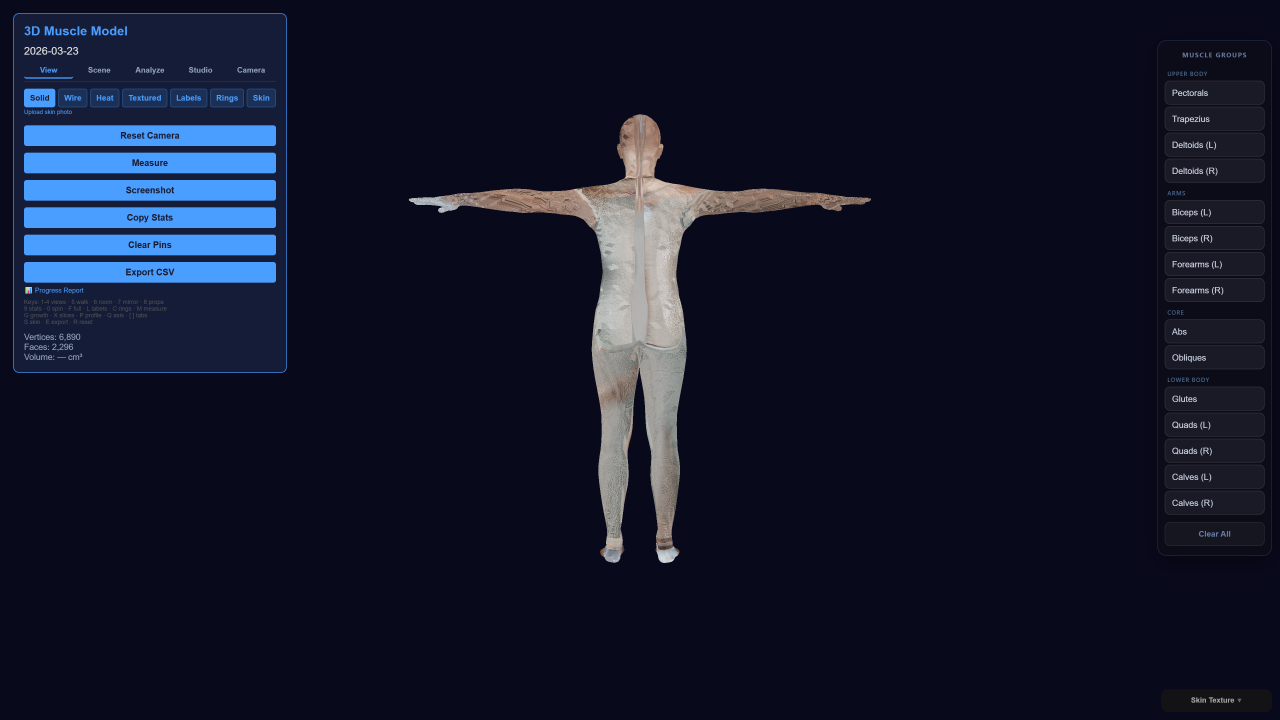
#> input picture captures/audit_reset_test.png, 3840 x 2160 px (shown at 1/3 size)
$ python -i vision_medical.py   (imports and definitions only)
#> lines starting #> are read from the running program, lines starting #| are printed output that depends on the picture; after the words box and inside, x2 and y2 are one past the last pixel; in counts of white or black regions, pixels touching at a corner belong together
#> further down, picture is the input picture: shape (2160, 3840, 3); mean B, G, R 43.6, 22.7, 19.4
### core/body_segmentation.py
"""
ML-powered body segmentation and pose detection using MediaPipe Tasks API (0.10.x+).
Falls back to threshold-based method if MediaPipe unavailable.
"""
import cv2
import numpy as np
import logging
import os

logger = logging.getLogger(__name__)

_MODELS_DIR = os.path.join(os.path.dirname(__file__), 'models')
_POSE_MODEL = os.path.join(_MODELS_DIR, 'pose_landmarker.task')
_SEG_MODEL = os.path.join(_MODELS_DIR, 'selfie_segmenter.tflite')

MEDIAPIPE_AVAILABLE = False

try:
    import mediapipe as mp
    from mediapipe.tasks.python import vision, BaseOptions
    from mediapipe.tasks.python.vision import (
        ImageSegmenter, ImageSegmenterOptions,
        PoseLandmarker, PoseLandmarkerOptions,
    )
    if os.path.exists(_POSE_MODEL) and os.path.exists(_SEG_MODEL):
        MEDIAPIPE_AVAILABLE = True
        logger.info("MediaPipe Tasks API loaded (v%s)", mp.__version__)
    else:
        logger.warning("MediaPipe model files not found in %s", _MODELS_DIR)
except (ImportError, Exception) as e:
    logger.warning("MediaPipe Tasks API unavailable: %s", e)


def segment_body(image_bgr: np.ndarray) -> np.ndarray:
    """
    Returns a binary mask (uint8, 0 or 255) of the person in the image.
    Uses MediaPipe ImageSegmenter if available, else returns None.
    """
    if not MEDIAPIPE_AVAILABLE:
        return None
    try:
        options = ImageSegmenterOptions(
            base_options=BaseOptions(model_asset_path=_SEG_MODEL),
            output_category_mask=False,
        )
        with ImageSegmenter.create_from_options(options) as segmenter:
            mp_image = mp.Image(image_format=mp.ImageFormat.SRGB,
                                data=cv2.cvtColor(image_bgr, cv2.COLOR_BGR2RGB))
            result = segmenter.segment(mp_image)
            if result.confidence_masks:
                mask_raw = result.confidence_masks[0].numpy_view()
                # Squeeze to 2D if needed
                if mask_raw.ndim == 3:
                    mask_raw = mask_raw[:, :, 0]
                # Use low threshold — muscle close-ups have lower confidence
                mask = (mask_raw > 0.1).astype(np.uint8) * 255
                # If mask covers < 5% of image, ML didn't detect a body — return None for fallback
                if mask.sum() / 255 < (mask_raw.shape[0] * mask_raw.shape[1] * 0.05):
                    return None
                return mask
        return None
    except Exception as e:
        logger.error("MediaPipe segmentation failed: %s", e)
        return None


# Pose landmark name mapping (Tasks API uses index-based access)
_POSE_LANDMARK_NAMES = {
    'LEFT_SHOULDER': 11, 'RIGHT_SHOULDER': 12,
    'LEFT_ELBOW': 13, 'RIGHT_ELBOW': 14,
    'LEFT_WRIST': 15, 'RIGHT_WRIST': 16,
    'LEFT_HIP': 23, 'RIGHT_HIP': 24,
    'LEFT_KNEE': 25, 'RIGHT_KNEE': 26,
    'LEFT_ANKLE': 27, 'RIGHT_ANKLE': 28,
}


# [89 lines left out: functions get_pose_landmarks, extract_muscle_roi, not called in this run]

### core/vision_medical.py
import os
import cv2
import numpy as np
import logging
from core.calibration import get_px_to_mm_ratio
from core.alignment import align_images
from core.pose_analyzer import get_muscle_crop
from core.body_segmentation import segment_body, get_pose_landmarks, extract_muscle_roi

logger = logging.getLogger(__name__)


# [31 lines left out: function _auto_orient, not called in this run]

# Contour filtering thresholds
MIN_CONTOUR_AREA_RATIO = 0.005   # Minimum 0.5% of image area
MAX_CONTOUR_AREA_RATIO = 0.90    # Maximum 90% of image area

# Max realistic width (mm) per muscle group — used to sanity-check calibration
# when no ROI crop was applied (full-body in frame).
# Typical muscle width (mm) per muscle group — used to scale contour
# when no ROI crop was possible (full-body in frame, no pose landmarks).
_MAX_MUSCLE_WIDTH_MM = {
    'bicep': 130, 'tricep': 130, 'forearm': 100,
    'quadricep': 200, 'hamstring': 180, 'calf': 150,
    'glute': 320, 'deltoid': 180, 'lat': 350,
    'chest': 350,
}
_DEFAULT_MAX_WIDTH_MM = 200

# Max realistic muscle LENGTH (height of silhouette = muscle longitudinal extent, mm)
# When no ROI crop, the silhouette height is the full body — clamp to muscle length.
_MAX_MUSCLE_HEIGHT_MM = {
    'bicep':     320,   # ~32 cm upper arm
    'tricep':    320,
    'forearm':   280,   # ~28 cm forearm
    'quadricep': 560,   # ~56 cm floor-to-knee (user: 52cm)
    'hamstring': 560,
    'calf':      380,   # floor-to-knee minus knee offset
    'glute':     280,
    'deltoid':   200,
    'lat':       450,
    'chest':     300,
}
_DEFAULT_MAX_HEIGHT_MM = 400


# [170 lines left out: function analyze_muscle_growth, not called in this run]


def _extract_muscle_contour(img):
    """
    Extract the primary muscle contour from an image using ML segmentation
    with thresholding fallback.
    """
    h, w = img.shape[:2]
#> h = 2160; w = 3840
    image_area = h * w
#> image_area = 8294400
    method = "threshold_fallback"

    # 1. Try ML-powered segmentation first
    mask = segment_body(img)

    if mask is not None:
        method = "mediapipe"
    else:
        # Fallback: Threshold-based segmentation
        gray = cv2.cvtColor(img, cv2.COLOR_BGR2GRAY)
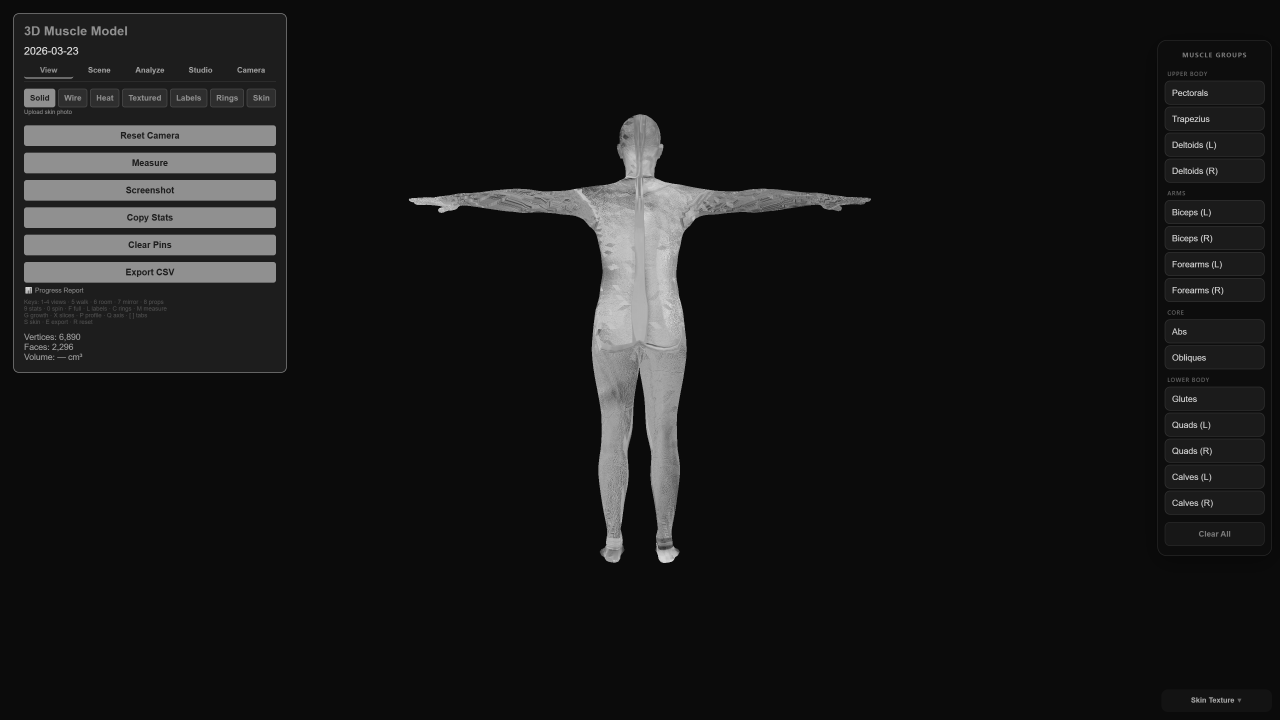
#> gray: shape (2160, 3840) (shown at 1/3 size); min 8, max 246, mean 23.9
        clahe = cv2.createCLAHE(clipLimit=2.0, tileGridSize=(8, 8))
        gray = clahe.apply(gray)
        mask = cv2.adaptiveThreshold(
            gray, 255, cv2.ADAPTIVE_THRESH_GAUSSIAN_C,
            cv2.THRESH_BINARY_INV, 15, 3
        )
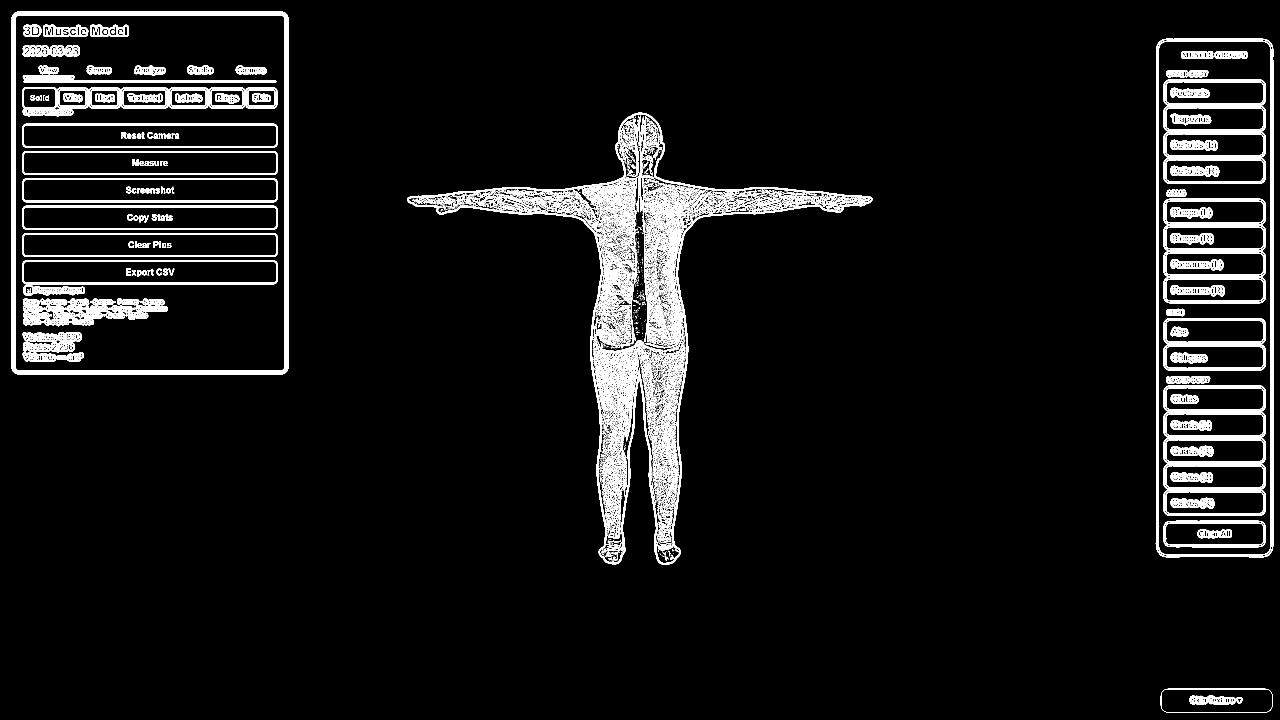
#> mask: shape (2160, 3840) (shown at 1/3 size); 5.6% white; 5657 white regions (4828 under 20 px), largest, box (x1, y1, x2, y2) and area: (1222, 338, 2618, 1695) 70842, (34, 35, 865, 1124) 18919, (42, 42, 858, 1116) 18698
        kernel = cv2.getStructuringElement(cv2.MORPH_ELLIPSE, (5, 5))
        mask = cv2.morphologyEx(mask, cv2.MORPH_CLOSE, kernel, iterations=2)
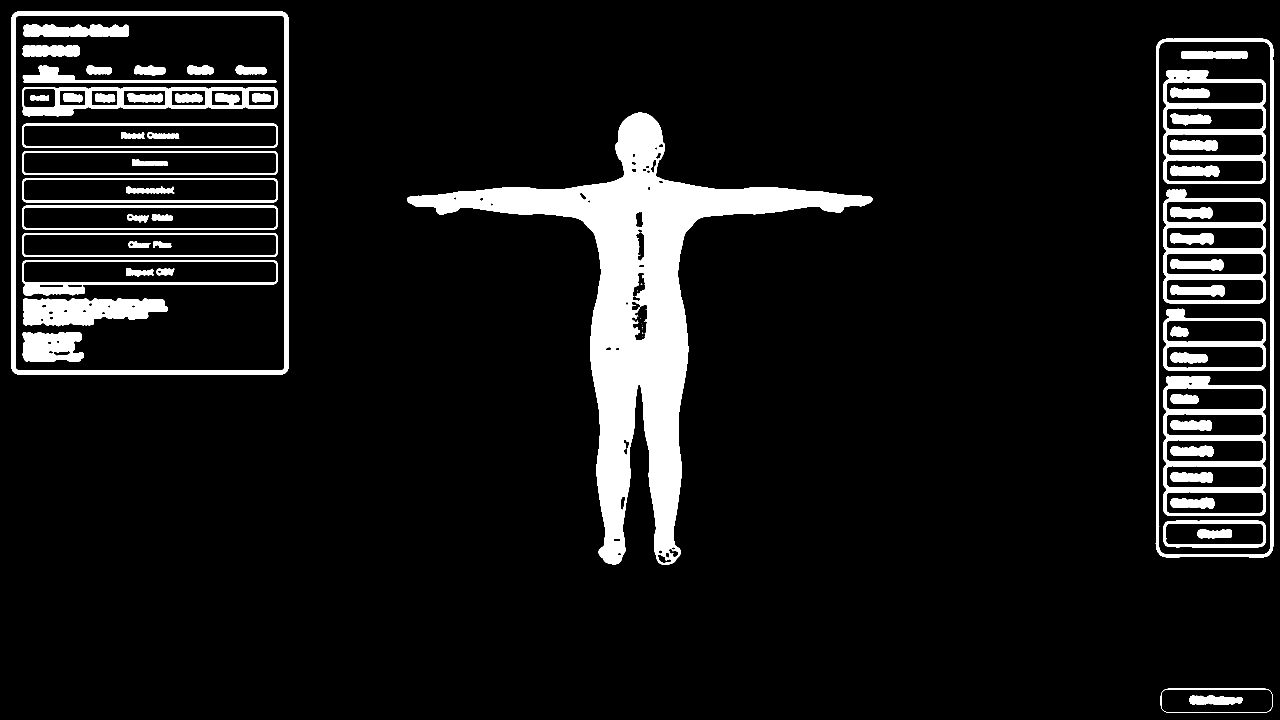
#> mask: shape (2160, 3840) (shown at 1/3 size); 9.1% white; 74 white regions (15 under 20 px), largest, box (x1, y1, x2, y2) and area: (1222, 338, 2618, 1695) 344499, (34, 35, 865, 1124) 45183, (3467, 116, 3821, 1672) 33352
        mask = cv2.morphologyEx(mask, cv2.MORPH_OPEN, kernel, iterations=1)
#> mask: shape (2160, 3840); 9.1% white; 59 white regions

    contours, _ = cv2.findContours(mask, cv2.RETR_EXTERNAL, cv2.CHAIN_APPROX_SIMPLE)
#> contours = 4 contours; box (x1, y1, x2, y2) and area: (35, 35, 865, 1124) 900780, (3468, 116, 3821, 1672) 544658, (1222, 338, 2618, 1695) 353790, (3569, 2087, 3728, 2113) 3304
    if not contours:
        return None

    # Filter contours by area ratio
    valid_contours = []
    for cnt in contours:
        area = cv2.contourArea(cnt)
        ratio = area / image_area
        if MIN_CONTOUR_AREA_RATIO <= ratio <= MAX_CONTOUR_AREA_RATIO:
            valid_contours.append(cnt)
#> this loop made 4 passes
#> (area, ratio) on passes 1 to 4: (3303.5, 0.000398), (353789.5, 0.0427), (544658, 0.0657), (900780, 0.109)
#> after the loop, valid_contours = 3 contours; box (x1, y1, x2, y2) and area: (35, 35, 865, 1124) 900780, (3468, 116, 3821, 1672) 544658, (1222, 338, 2618, 1695) 353790

    if not valid_contours:
        valid_contours = [max(contours, key=cv2.contourArea)]

    main_contour = max(valid_contours, key=cv2.contourArea)
#> main_contour = contour of 59 points, box (x1, y1, x2, y2) (35, 35, 865, 1124), area 900780
    area_px = cv2.contourArea(main_contour)
#> area_px = 900780
    x, y, w_box, h_box = cv2.boundingRect(main_contour)
#> x = 35; y = 35; w_box = 830; h_box = 1089

    hull = cv2.convexHull(main_contour)
#> hull = contour of 25 points, box (x1, y1, x2, y2) (35, 35, 865, 1124), area 901194
    hull_area = cv2.contourArea(hull)
#> hull_area = 901193.5
    solidity = area_px / hull_area if hull_area > 0 else 0.0
#> solidity = 1

    return {
        "contour": main_contour,
        "area_px": area_px,
        "width_px": float(w_box),
        "height_px": float(h_box),
        "bbox": (x, y, w_box, h_box),
        "solidity": solidity,
        "method": method,
    }


# [16 lines left out: function _classify_change, not called in this run]

>>> import cv2
>>> picture = cv2.imread('../captures/audit_reset_test.png')
>>> result = _extract_muscle_contour(picture)
#> result = {'contour': contour of 59 points, box (x1, y1, x2, y2) (35, 35, 865, 1124), area 900780, 'area_px': 900780, 'width_px': 830, 'height_px': 1089, 'bbox': (35, 35, 830, 1089), 'solidity': 1, 'method': 'threshold_fallback'}
